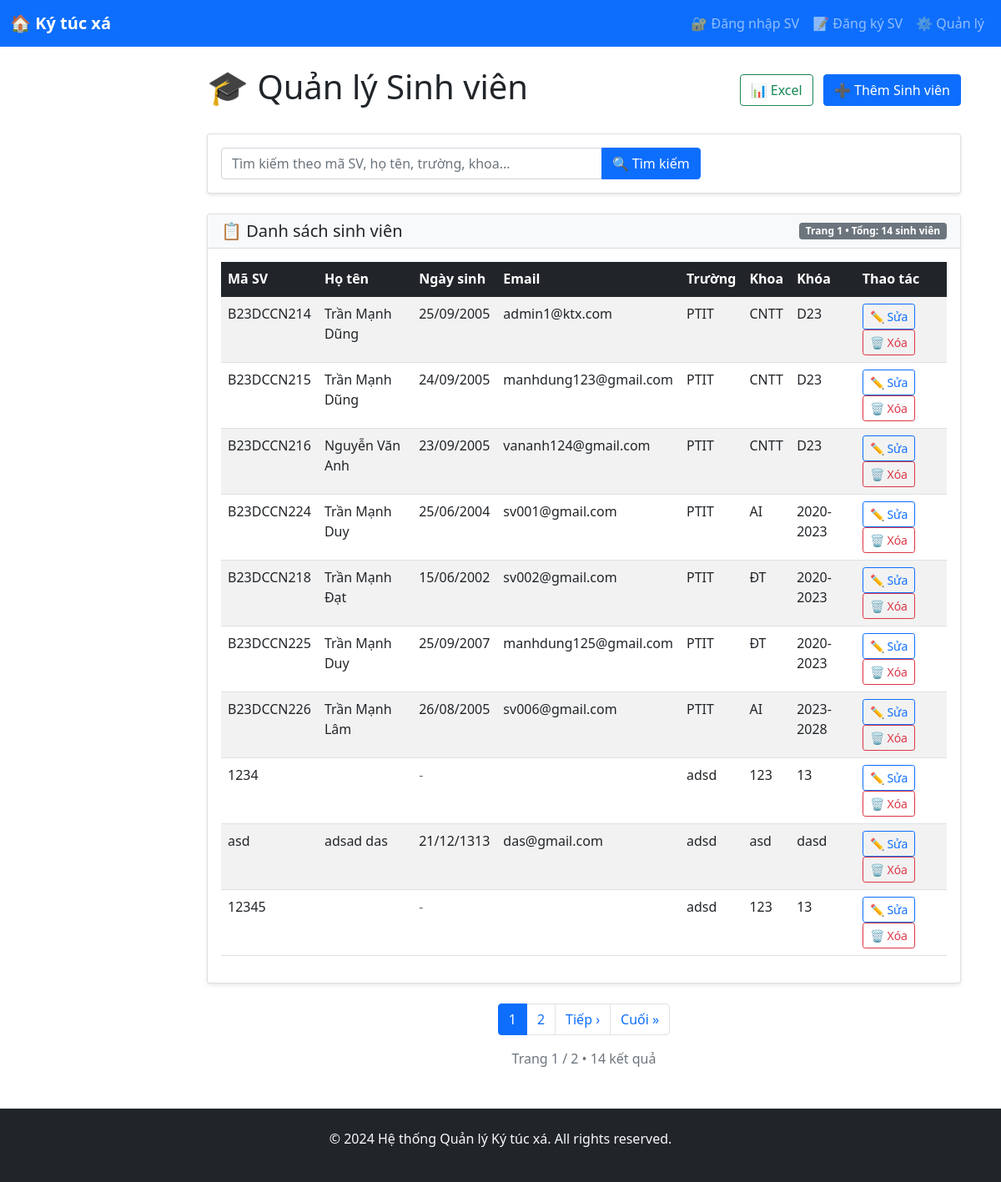
The page /students/ on the database its author committed.
### dormitory/models.py (models this page shows, shortened)
class Student(models.Model):
    user = models.OneToOneField(CustomUser, on_delete=models.CASCADE)
    student_id = models.CharField(max_length=20, unique=True)
    university = models.CharField(max_length=200)
    faculty = models.CharField(max_length=100)
    course = models.CharField(max_length=50)
    full_name = models.CharField(max_length=100, blank=True)
    date_of_birth = models.DateField(null=True, blank=True)

### accounts/models.py (models this page shows, shortened)
class CustomUser(AbstractUser):
    USER_TYPE_CHOICES = (
        ('student', 'Sinh viên'),
        ('manager', 'Quản lý'),
        ('staff', 'Nhân viên'),
    )
    user_type = models.CharField(max_length=10, choices=USER_TYPE_CHOICES, default='student')
    phone = models.CharField(max_length=15, blank=True)
    address = models.TextField(blank=True)
    date_of_birth = models.DateField(null=True, blank=True)
    avatar = models.ImageField(upload_to='avatars/', null=True, blank=True)

### dormitory/views.py (the view, shortened to what this page needs)
# urls.py: path('students/', views.student_list, name='student_list'),
def student_list(request):
    students = Student.objects.select_related('user').all()
    search_query = request.GET.get('search', '')
    paginator = Paginator(students, 10)
    page_number = request.GET.get('page')
    page_obj = paginator.get_page(page_number)
    return render(request, 'dormitory/student_list.html', {
        'page_obj': page_obj,
        'search_query': search_query
    })

### dormitory/templates/dormitory/student_list.html (shortened to what this page needs)
{% extends 'base.html' %}
{% block content %}
<div class="d-flex justify-content-between align-items-center mb-4">
    <h1>🎓 Quản lý Sinh viên</h1>
    <div>
        <a href="{% url 'export_students_excel' %}" class="btn btn-outline-success">📊 Excel</a>
        <a href="{% url 'student_create' %}" class="btn btn-primary ms-2">➕ Thêm Sinh viên</a>
    </div>
</div>
<div class="card mb-4">
    <div class="card-body">
        <form method="get" class="row g-3 align-items-center">
            <div class="col-md-8">
                <div class="input-group">
                    <input type="text" name="search" class="form-control"
                           placeholder="Tìm kiếm theo mã SV, họ tên, trường, khoa..."
                           value="{{ search_query }}">
                    <button type="submit" class="btn btn-primary">🔍 Tìm kiếm</button>
                </div>
            </div>
        </form>
    </div>
</div>
<div class="card">
    <div class="card-header bg-light">
        <div class="d-flex justify-content-between align-items-center">
            <h5 class="mb-0">📋 Danh sách sinh viên</h5>
            <span class="badge bg-secondary">
                Trang {{ page_obj.number }} • Tổng: {{ page_obj.paginator.count }} sinh viên
            </span>
        </div>
    </div>
    <div class="card-body">
        <div class="table-responsive">
            <table class="table table-striped table-hover">
                <thead class="table-dark">
                    <tr>
                        <th>Mã SV</th>
                        <th>Họ tên</th>
                        <th>Ngày sinh</th>
                        <th>Email</th>
                        <th>Trường</th>
                        <th>Khoa</th>
                        <th>Khóa</th>
                        <th>Thao tác</th>
                    </tr>
                </thead>
                <tbody>
                    {% for student in page_obj %}
                    <tr>
                        <td>{{ student.student_id }}</td>
                        <td>
                            {% if student.full_name %}
                                {{ student.full_name }}
                            {% else %}
                                {{ student.user.get_full_name }}
                            {% endif %}
                        </td>
                        <td>
                            {% if student.date_of_birth %}
                                {{ student.date_of_birth|date:"d/m/Y" }}
                            {% else %}
                                <span class="text-muted">-</span>
                            {% endif %}
                        </td>
                        <td>{{ student.user.email }}</td>
                        <td>{{ student.university }}</td>
                        <td>{{ student.faculty }}</td>
                        <td>{{ student.course }}</td>
                        <td>
                            <a href="{% url 'student_edit' student.pk %}" class="btn btn-sm btn-outline-primary">✏️ Sửa</a>
                            <a href="{% url 'student_delete' student.pk %}" class="btn btn-sm btn-outline-danger">🗑️ Xóa</a>
                        </td>
                    </tr>
                    {% endfor %}
                </tbody>
            </table>
        </div>
    </div>
</div>
{% if page_obj.paginator.num_pages > 1 %}
<nav aria-label="Page navigation" class="mt-4">
    <ul class="pagination justify-content-center">
        {% for num in page_obj.paginator.page_range %}
            {% if page_obj.number == num %}
                <li class="page-item active">
                    <span class="page-link">{{ num }}</span>
                </li>
            {% elif num > page_obj.number|add:'-3' and num < page_obj.number|add:'3' %}
                <li class="page-item">
                    <a class="page-link" href="?page={{ num }}{% if search_query %}&search={{ search_query }}{% endif %}">{{ num }}</a>
                </li>
            {% endif %}
        {% endfor %}
        {% if page_obj.has_next %}
            <li class="page-item">
                <a class="page-link" href="?page={{ page_obj.next_page_number }}{% if search_query %}&search={{ search_query }}{% endif %}">Tiếp ›</a>
            </li>
            <li class="page-item">
                <a class="page-link" href="?page={{ page_obj.paginator.num_pages }}{% if search_query %}&search={{ search_query }}{% endif %}">Cuối »</a>
            </li>
        {% endif %}
    </ul>
</nav>
<div class="text-center text-muted mt-2">
    Trang {{ page_obj.number }} / {{ page_obj.paginator.num_pages }}
    • {{ page_obj.paginator.count }} kết quả
</div>
{% endif %}
{% endblock %}

### templates/base.html (style rules this page uses)
.card { box-shadow: 0 2px 4px rgba(0, 0, 0, 0.1); margin-bottom: 20px; }

### rows shown on the page
Student: student_id "B23DCCN214", full_name "Trần Mạnh Dũng", date_of_birth "25/09/2005", user.email "admin1@ktx.com", university "PTIT", faculty "CNTT", course "D23"
Student: student_id "B23DCCN215", full_name "Trần Mạnh Dũng", date_of_birth "24/09/2005", user.email "manhdung123@gmail.com", university "PTIT", faculty "CNTT", course "D23"
Student: student_id "B23DCCN216", full_name "Nguyễn Văn Anh", date_of_birth "23/09/2005", user.email "vananh124@gmail.com", university "PTIT", faculty "CNTT", course "D23"
Student: student_id "B23DCCN224", full_name "Trần Mạnh Duy", date_of_birth "25/06/2004", user.email "sv001@gmail.com", university "PTIT", faculty "AI", course "2020-2023"
Student: student_id "B23DCCN218", full_name "Trần Mạnh Đạt", date_of_birth "15/06/2002", user.email "sv002@gmail.com", university "PTIT", faculty "ĐT", course "2020-2023"
Student: student_id "B23DCCN225", full_name "Trần Mạnh Duy", date_of_birth "25/09/2007", user.email "manhdung125@gmail.com", university "PTIT", faculty "ĐT", course "2020-2023"
Student: student_id "B23DCCN226", full_name "Trần Mạnh Lâm", date_of_birth "26/08/2005", user.email "sv006@gmail.com", university "PTIT", faculty "AI", course "2023-2028"
Student: student_id "1234", university "adsd", faculty "123", course "13"
Student: student_id "asd", full_name "adsad das", date_of_birth "21/12/1313", user.email "das@gmail.com", university "adsd", faculty "asd", course "dasd"
Student: student_id "12345", university "adsd", faculty "123", course "13"

### other values the page prints
{{ page_obj.number }} "1"
{{ page_obj.paginator.count }} "14"
{{ num }} "1"
{{ num }} "2"
{{ page_obj.paginator.num_pages }} "2"
